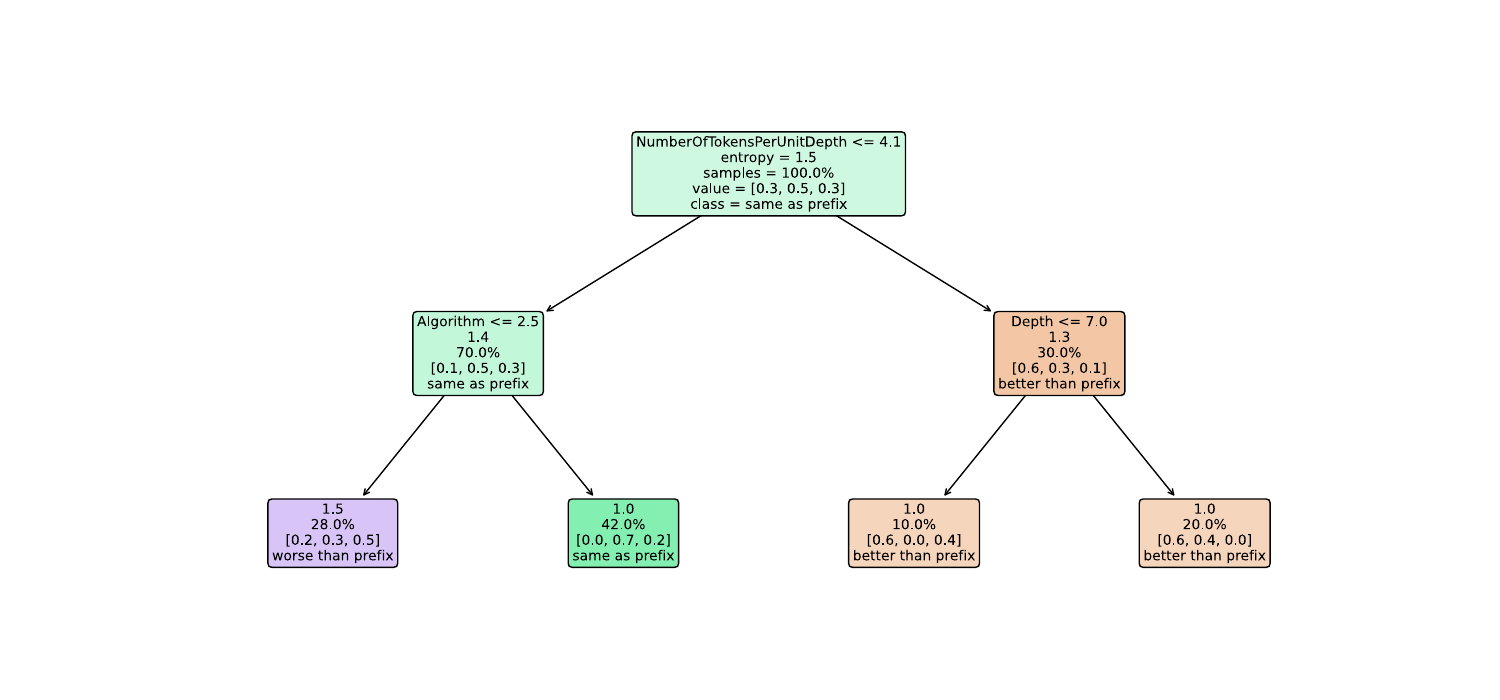

Write the Python code that produced this figure.
Alg_Map = {1: 'RS', 2: 'MCTS', 3: 'PSO', 4: 'GP', 5: 'SA'}
Label_Map = {1: "postfix did better", 2: "postfix did the same", 3: "postfix did worse"}

import pandas as pd
from io import StringIO
from sklearn.tree import DecisionTreeClassifier, plot_tree
from sklearn.metrics import accuracy_score
import matplotlib.pyplot as plt
import os

data = '''
Algorithm,Depth,NumberOfInputVariables,NumberOfTokensPerUnitDepth,Label
1,4,2,2.5,2
1,4,2,3.5,3
1,5,2,2.8,3
1,9,2,4.44,1
1,10,2,5.2,1
1,4,5,3,2
1,5,9,4.4,1
1,6,7,3.5,3
1,7,8,3.14,2
1,8,6,3.75,2
2,4,2,2.5,3
2,4,2,3.5,1
2,5,2,2.8,1
2,9,2,4.44,1
2,10,2,5.2,1
2,4,5,3,3
2,5,9,4.4,3
2,6,7,3.5,1
2,7,8,3.14,3
2,8,6,3.75,3
3,4,2,2.5,2
3,4,2,3.5,2
3,5,2,2.8,2
3,9,2,4.44,2
3,10,2,5.2,2
3,4,5,3,3
3,5,9,4.4,1
3,6,7,3.5,3
3,7,8,3.14,2
3,8,6,3.75,2
4,4,2,2.5,2
4,4,2,3.5,2
4,5,2,2.8,2
4,9,2,4.44,1
4,10,2,5.2,1
4,4,5,3,1
4,5,9,4.4,1
4,6,7,3.5,3
4,7,8,3.14,2
4,8,6,3.75,2
5,4,2,2.5,2
5,4,2,3.5,3
5,5,2,2.8,2
5,9,2,4.44,2
5,10,2,5.2,2
5,4,5,3,2
5,5,9,4.4,3
5,6,7,3.5,3
5,7,8,3.14,2
5,8,6,3.75,2
'''

# Creating a DataFrame
df = pd.read_csv(StringIO(data))
print(df)
# Extracting features and labels
X = df.drop('Label', axis=1)
y = df['Label']

# Creating and training the Decision Tree model
model = DecisionTreeClassifier(max_depth = 4, criterion = "entropy", ccp_alpha = 0.09)
model.fit(X, y)

# Visualizing the decision tree
plt.figure(figsize=(15, 7))
annotations = plot_tree(model, filled = True, feature_names=list(X.columns), class_names=['better than prefix', 'same as prefix', 'worse than prefix'], rounded = True, proportion = True, fontsize = 10, precision = 1, impurity = True, label = 'root')
print(*(i for i in annotations), sep='\n')
#print(*dir(annotations[0]), sep='\n')
plt.savefig("PrefixPostfixDecisionTree.svg")
os.system(f"rsvg-convert -f pdf -o PrefixPostfixDecisionTree.pdf PrefixPostfixDecisionTree.svg")
os.system(f"rm PrefixPostfixDecisionTree.svg")

# Predicting on the training data
y_pred = model.predict(X)

# Calculating accuracy on the training data
accuracy = accuracy_score(y, y_pred)
print(f"Accuracy on the training data: {accuracy}")
